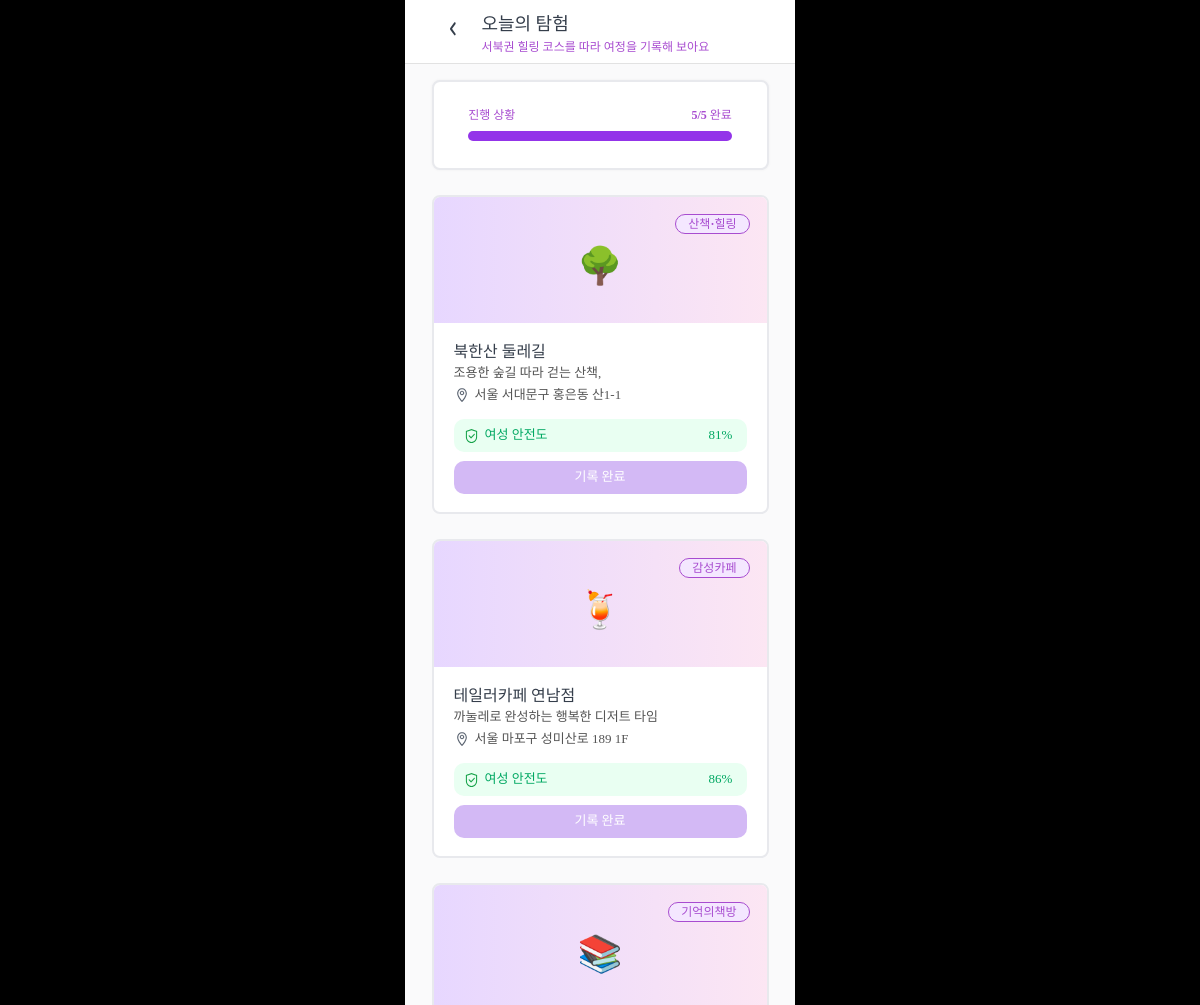
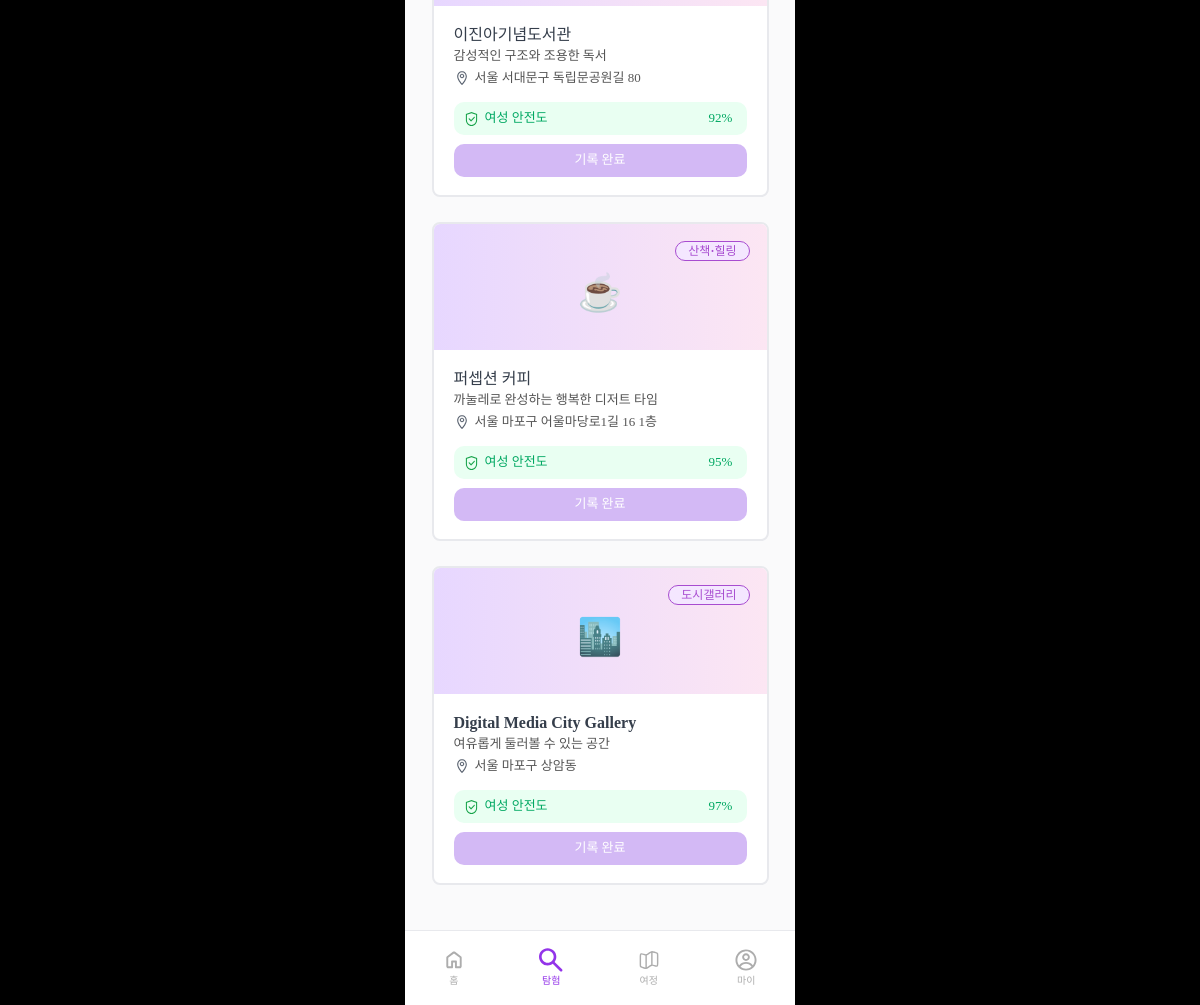
The page /journeys/explore/ (signed in) on the database its author committed (2 pictures, top to bottom).
### accounts/models.py (models this page shows, shortened)
class UserProfile(models.Model):
    EMOTION_CHOICES = [
        ('ANXIOUS',   '불안해요'),
        ('ANGRY',   '화나요'),
        ('ENERGETIC', '활기차요'),
        ('TIRED',   '지쳤어요'),
        ('CALM',      '평온해요'),
        ('EXCITED',   '설레요'),
    ]
    ACTIVITY_LEVEL_CHOICES = [
        ('BEGINNER',     '초급'),
        ('INTERMEDIATE', '중급'),
        ('ADVANCED',     '상급'),
    ]
    REGION_CHOICES = [
        ('NW', '서북권'),
        ('NE', '동북권'),
        ('SW', '서남권'),
        ('SE', '동남권'),
        ('C',  '중부권'),
    ]
    user = models.OneToOneField(User, on_delete=models.CASCADE)
    emotion = models.CharField(
        max_length=10,
        choices=EMOTION_CHOICES,
        null=True,
        blank=False
    )
    activity_level = models.CharField(
        max_length=12,
        choices=ACTIVITY_LEVEL_CHOICES,
        null=True,
        blank=False
    )
    region = models.CharField(
        max_length=2,
        choices=REGION_CHOICES,
        null=True,
        blank=False
    )
    liked_places = models.ManyToManyField('journeys.Place', related_name='liked_by', blank=True)

### journeys/models.py (models this page shows, shortened)
class Place(models.Model):
    EMOTION_CHOICES = [
        ('ANXIOUS',   '불안해요'),
        ('ANGRY',   '화나요'),
        ('ENERGETIC', '활기차요'),
        ('TIRED',   '지쳤어요'),
        ('CALM',      '평온해요'),
        ('EXCITED',   '설레요'),
    ]
    ACTIVITY_LEVEL_CHOICES = [
        ('BEGINNER', '초급'),
        ('INTERMEDIATE', '중급'),
        ('ADVANCED', '상급'),
    ]
    REGION_CHOICES = [
        ('NW', '서북권'),
        ('NE', '동북권'),
        ('SW', '서남권'),
        ('SE', '동남권'),
        ('C', '중부권'),
    ]
    CATEGORY_CHOICES = [
        ('자연', '자연'),
        ('카페', '카페'),
        ('전시', '전시'),
        ('책방', '책방'),
    ]
    name = models.CharField(max_length=100)
    summary = models.CharField(max_length=100)
    address = models.CharField(max_length=200)
    emotion = models.CharField(max_length=20, choices=EMOTION_CHOICES)
    activity_level = models.CharField(max_length=20, choices=ACTIVITY_LEVEL_CHOICES)
    region = models.CharField(max_length=20, choices=REGION_CHOICES)
    category = models.CharField(max_length=20, choices=CATEGORY_CHOICES)
    tags = models.CharField(max_length=20)
    emoji = models.CharField(max_length=5)
    safety_score = models.IntegerField()
    liked_users = models.ManyToManyField(settings.AUTH_USER_MODEL, related_name='liked_places', blank=True)

### journeys/views.py (the view)
# urls.py: path('explore/', explore, name='explore'),
@login_required
def  explore(request):
    user = request.user
    profile = user.userprofile
    filtered_places = Place.objects.filter(
        emotion=profile.emotion,
        activity_level=profile.activity_level,
        region=profile.region
    )
    journey = JourneyReview.objects.filter(
        user=user,
        is_completed=False,
        emotion=profile.emotion,
        activity_level=profile.activity_level,
        region=profile.region
    ).order_by('-created_at').first()
    reviewed_place_ids = []
    completed_count = 0
    total_count = filtered_places.count()
    if journey:
        reviewed_place_ids = list(
            PlaceReview.objects.filter(journey=journey).values_list('place_id', flat=True)
        )
        completed_count = len(reviewed_place_ids)
    unreviewed_places = filtered_places.exclude(id__in=reviewed_place_ids)
    reviewed_places = filtered_places.filter(id__in=reviewed_place_ids)
    progress_percent = int((completed_count / total_count) * 100) if total_count else 0
    context = {
        'unreviewed_places': unreviewed_places,
        'reviewed_places': reviewed_places,
        'completed_count': completed_count,
        'total_count': total_count,
        'progress_percent': progress_percent,
    }
    return render(request, 'journeys/explore.html', context)

### journeys/templates/journeys/explore.html (shortened to what this page needs)
{% load static %}
<!DOCTYPE html>
<html lang="ko">
  <head>
    <link rel="stylesheet" href="{% static 'assets/css/style.css' %}" />
    <link rel="stylesheet" href="{% static 'assets/css/section/suggestCourse.css' %}?v=20250711" />
  </head>
  <body>
    <div id="wrap" class="container">
      <div class="suggest-page">
        <header class="suggest-header">
          <div class="top-left">
            <a href="{% url 'journeys:main' %}">
              <img src="{% static 'assets/img/back_icon.svg' %}" alt="뒤로 가기" class="back-icon" />
            </a>
          </div>
          <div class="top-right">
            <h2>오늘의 탐험</h2>
            <p class="state-option">
                <span>{{ request.user.userprofile.get_region_display }}</span>
                <span>힐링 코스를 따라 여정을 기록해 보아요</span>
            </p>
          </div>
        </header>
        <div class="progress-status">
          <div class="progress-top">
            <span class="progress-label">진행 상황</span>
            <span class="progress-count">{{ completed_count }}/{{ total_count }} 완료</span>
          </div>
          <div class="progress-bar-container">
            <div class="progress-bar" style="width: {{ progress_percent }}%;"></div>
          </div>
        </div>
        <section class="suggest-list">
          {% for place in reviewed_places %}
            <div class="place-card reviewed">
              <div class="place-top">
                <div class="emoji">{{ place.emoji }}</div>
                <div class="tag-set">
                  <span class="tag">{{ place.tags }}</span>
                </div>
              </div>
              <div class="place-info">
                <div class="place-title">
                  <h3>{{ place.name }}</h3>
                </div>
                <p class="oneline-sum">{{ place.summary }}</p>
                <div class="location">
                  <img src="{% static 'assets/img/placemark.svg' %}" alt="위치" class="location_icon" />
                  <span class="location-content">{{ place.address }}</span>
                </div>
                <div class="safty">
                  <img src="{% static 'assets/img/safety.svg' %}" alt="여성 안전도" class="safty-icon" />
                  <span class="badge">여성 안전도</span>
                  <span class="percent">{{ place.safety_score }}%</span>
                </div>
                <button class="record-btn" disabled>기록 완료</button>
              </div>
            </div>
          {% endfor %}
        </section>
        <div class="bottom_nav">
          <a href="{% url 'journeys:main' %}" class="nav_item">
            <img src="{% static 'assets/img/ic_home.svg' %}" alt="ic_home" />
            <span class="unselected">홈</span>
          </a>
          <a href="{% url 'journeys:explore' %}" class="nav_item">
            <img src="{% static 'assets/img/search_now.svg' %}" alt="ic_search" />
            <span class="selected">탐험</span>
          </a>
          <a href="{% url 'journeys:journey' %}" class="nav_item">
            <img src="{% static 'assets/img/ic_journey.svg' %}" alt="ic_journey" />
            <span class="unselected">여정</span>
          </a>
          <a href="{% url 'accounts:mypage' %}" class="nav_item">
            <img src="{% static 'assets/img/ic_mypage.svg' %}" alt="ic_mypage" />
            <span class="unselected">마이</span>
          </a>
        </div>
      </div>
    </div>
  </body>
</html>

### static/assets/css/section/suggestCourse.css (style rules this page uses)
.suggest-page { width: 390px; background-color: var(--background); padding: 20px; padding-bottom: 100px; box-sizing: border-box; display: flex; flex-direction: column; align-items: center; position: relative; height: 100%; overflow-y: auto; }
.progress-status { width: 337px; min-height: 90px; display: flex; flex-direction: column; justify-content: center; background: #ffffff; border: 2px solid #e8e9ed; border-radius: 8px; padding: 20px; margin: 60px 0 20px; box-shadow: 0 0 3px rgba(0, 0, 0, 0.05); display: flex; }
.progress-top { display: flex; justify-content: space-between; font-weight: 600; color: #a84cd0; font-size: 12px; width: 90%; margin: 0 auto 10px; }
.progress-label { line-height: 1; }
.progress-count { line-height: 1; }
.progress-bar-container { width: 90%; display: flex; justify-items: center; margin: 0 auto; height: 10px; background-color: #f5ebff; border-radius: 5px; overflow: hidden; }
.progress-bar { height: 100%; background-color: #9334e9; transition: width 0.3s ease; }
.suggest-list { display: flex; flex-direction: column; gap: 20px; padding-top: 20px; }
.suggest-header { position: fixed; top: 0; height: 64px; background: white; z-index: 10; display: flex; flex-direction: row; align-items: flex-start; width: 390px; border-bottom: 1px solid #e2e2e2; padding-top: 15px; padding-left: 35px; padding-bottom: 10px; }
.top-right { display: block; }
.back-icon { width: 6px; height: auto; margin-top: 7px; margin-bottom: -10px; margin-left: 10px; opacity: 1; }
header h2 { font-size: 18px; font-weight: bold; line-height: 1; color: #353e4b; padding-left: 25.42px; }
.state-option { color: #a84cd0; font-size: 12px; font-weight: 700; padding-left: 25.42px; padding-top: 4px; }
.place-card { width: 337px; height: 361px; background: white; border-radius: 8px; border: 2px solid #e8e9ed; padding: 20px; margin-bottom: 20px; margin-top: -15px; display: flex; flex-direction: column; gap: 10px; max-height: 319px; position: relative; overflow: hidden; }
.place-card::before { content: ""; position: absolute; top: 0; left: 0; width: 100%; height: 40%; background: linear-gradient(to right, #e7d7ff 0%, #fce6f3 100%); z-index: 0; }
.place-top { position: relative; height: 130px; display: flex; flex-direction: column; align-items: center; justify-content: center; gap: 10px; z-index: 1; }
.tag-set { display: flex; align-items: center; }
.emoji { font-size: 36px; line-height: 1; }
.tag { position: absolute; top: 12px; right: 12px; font-size: 12px; font-weight: 600; color: #a84cd0; background: #f4e7ff; padding: 3px 12px; margin: -15px; border-radius: 50px; border: 1.3px solid #a84cd0; line-height: 1; }
.place-info h3 { font-size: 16px; font-weight: bold; line-height: 1; color: #353e4b; }
.place-info { display: flex; flex-direction: column; gap: 4px; margin-top: 10px; margin-bottom: -10px; }
.place-title { display: flex; justify-content: space-between; align-items: center; }
.oneline-sum { font-size: 13px; color: #555; line-height: 1.4; display: block; padding: 0; overflow: hidden; }
.location { display: flex; align-items: center; font-size: 13px; color: #555; margin-bottom: 6px; }
.location_icon { width: 16px; margin-right: 5px; }
.location-content { font-size: 13px; color: #555; line-height: 1.4; display: block; padding: 0; overflow: hidden; }
.safty { display: flex; align-items: center; background: #e9fff2; padding: 6px 10px; border-radius: 10px; color: #00a862; font-size: 13px; font-weight: 500; gap: 6px; margin: 5px 0; line-height: 1.6; }
.safty-icon { width: 15px; }
.percent { margin-left: 155px; }
.record-btn { justify-content: center; text-align: center; display: flex; width: 293px; align-items: center; color: var(--white); padding: 6px 10px; border-radius: 10px; background-color: #d3b9f5; font-size: 13px; font-weight: 500; line-height: 1.6; margin-bottom: 8px; }
button { width: 281px; }
.bottom_nav { position: fixed; bottom: 0; left: 50%; transform: translateX(-50%); width: 390px; height: 75px; background-color: var(--white); border-top: 1px solid var(--lightgray); display: flex; justify-content: space-around; align-items: center; z-index: 1000; }
.nav_item { display: flex; flex-direction: column; align-items: center; font-size: 10px; font-weight: 700; cursor: pointer; }
.selected { color: var(--main); }
.unselected { color: var(--icongray); }
.nav_item img { width: 24px; height: 24px; }

### rows shown on the page
Place: emoji "🌳", tags "산책·힐링", name "북한산 둘레길", summary "조용한 숲길 따라 걷는 산책,", address "서울 서대문구 홍은동 산1-1", safety_score "81"
Place: emoji "🍹", tags "감성카페", name "테일러카페 연남점", summary "까눌레로 완성하는 행복한 디저트 타임", address "서울 마포구 성미산로 189 1F", safety_score "86"
Place: emoji "📚", tags "기억의책방", name "이진아기념도서관", summary "감성적인 구조와 조용한 독서", address "서울 서대문구 독립문공원길 80", safety_score "92"
Place: emoji "☕", tags "산책·힐링", name "퍼셉션 커피", summary "까눌레로 완성하는 행복한 디저트 타임", address "서울 마포구 어울마당로1길 16 1층", safety_score "95"
Place: emoji "🏙️", tags "도시갤러리", name "Digital Media City Gallery", summary "여유롭게 둘러볼 수 있는 공간", address "서울 마포구 상암동", safety_score "97"

### other values the page prints
{{ request.user.userprofile.get_region_display }} "서북권"
{{ completed_count }} "5"
{{ total_count }} "5"
